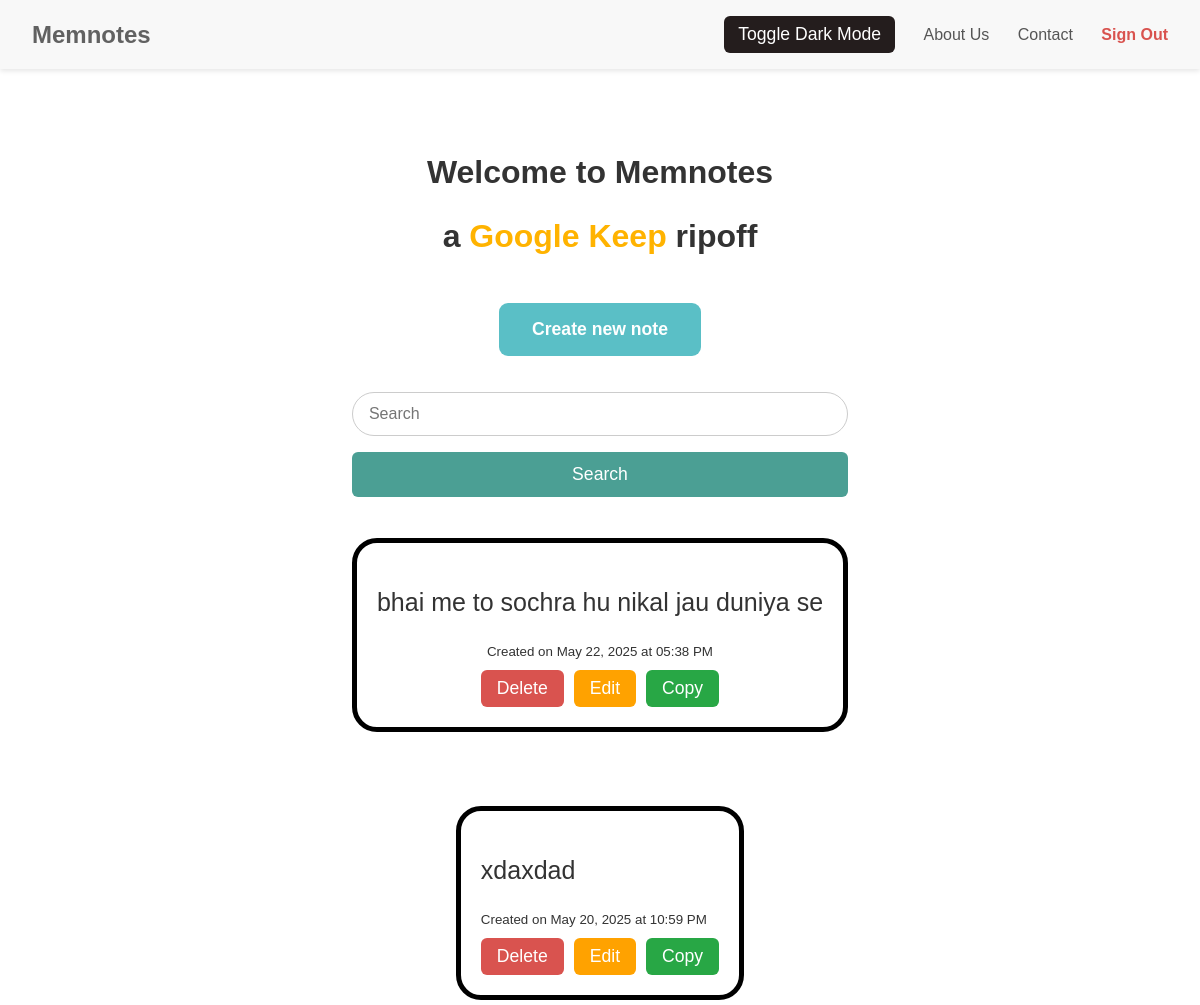
The page / (signed in) on the database its author committed.
### tables this page shows
CREATE TABLE notes (
            id INTEGER PRIMARY KEY AUTOINCREMENT,
            title TEXT UNIQUE NOT NULL,
            content TEXT NOT NULL,
            username TEXT NOT NULL,
            time TIMESTAMP NOT NULL,
            code TEXT NOT NULL
        );

### api.py (the view)
@app.route("/")
def index():
    username = session.get("username")
    if (not username) or username not in all_users():
        return redirect(url_for("login"))
    with sqlite3.connect(DATABASE) as conn:
        raw_notes = conn.execute(
            "SELECT title, content, time, code FROM notes WHERE username = ? ORDER BY time DESC",
            (username,)
        ).fetchall()
    notes = [
        (title, content, datetime.strptime(time, "%Y-%m-%d %H:%M:%S.%f").strftime("%b %d, %Y at %I:%M %p"), code)
        for title, content, time, code in raw_notes
    ]
    if not request.args.get('query'):
        return render_template("index.html", username=username, notes=notes, show_search_box=True)
    with sqlite3.connect(DATABASE) as conn:
        queried_notes = search.search_notes(request.args.get('query'), username, conn)
    return render_template("index.html", username=username, notes=queried_notes, show_search_box=False, query=request.args.get('query'))

### api.py (called while the page is built)
def all_users():
    with sqlite3.connect(DATABASE) as conn:
        cur = conn.execute("SELECT username FROM users")
        return [x[0] for x in cur.fetchall()]

### templates/index.html (shortened to what this page needs)
<!DOCTYPE html>
<html lang="en">
<head>
</head>
<body>
  <header class="navbar">
    <div class="logo"><a style="color: #0000009b; text-decoration: none;" href="/" class="logo-link">Memnotes</a></div>
    <nav class="nav-links">
      <button id="darkModeToggle" style="color: #ffffff; background-color: #241d1d; margin-left: 2rem; padding: 8px 14px; border-radius: 6px; border: none; cursor: pointer;">
  Toggle Dark Mode
</button>
      <a href="/about">About Us</a>
      <a href="/contact">Contact</a>
      {% if username %}
        <a href="/logout" style="margin-left: 1.5rem; font-weight: 700; color: #d9534f;">Sign Out</a>
      {% else %}
        <a href="/login" style="margin-left: 1.5rem; font-weight: 700; color: #0366d6;">Login</a>
        <a href="/signup" style="margin-left: 1.5rem; font-weight: 700; color: #0366d6;">Sign Up</a>
      {% endif %}
    </nav>
  </header>
  <div class="container">
    <h1>Welcome to Memnotes</h1>
    <h2>a <strong style="color:#ffb300;">Google Keep</strong> ripoff</h2>
    {% if not notes %}
      <div class="cta">
        <p style="font-size: 1.5rem;">Hi <strong style="color: #28a745;">{{ username }}</strong>, you haven't created any notes yet.</p>
                <button id="bottone1" onclick="document.location='/create'"><strong>Create new note</strong></button>
      </div>
    {% else %}
      <div class="cta">
        <button id="bottone1" onclick="document.location='/create'"><strong>Create new note</strong></button>
      </div>
      <br><br>
      {% if show_search_box %}
  <form method="GET" action="">
    <input type="text" name="query" placeholder="Search" required style="border-radius: 30px;" />
    <button type="submit">Search</button>
  </form>
{% endif %}
      <br><br>
      {% for note in notes %}
  <div style="border: 5px solid #000000; border-radius: 25px; padding: 20px; margin: 5px auto; max-width: 600px;">
    <p class="note-content" style="font-size: 25px;">{{ note[1] }}</p>
    <small>Created on {{ note[2] }}</small>
    <div style="display: flex; justify-content: center; gap: 10px; margin-top: 10px;">
      <form action="/delete_note" method="POST">
        <button type="submit" style="background-color: #d9534f; color: white; padding: 8px 16px; border: none; border-radius: 6px; cursor: pointer;">Delete</button>
      </form>
      <form action="/edit?id={{ note[3] }}" method="POST">
        <button type="submit" style="background-color: #ffa200; color: white; padding: 8px 16px; border: none; border-radius: 6px; cursor: pointer;">Edit</button>
      </form>
      <button onclick="copyToClipboard(this.parentElement.parentElement.querySelector('.note-content').innerText)" style="background-color: #28a745; color: white; padding: 8px 16px; border: none; border-radius: 6px; cursor: pointer;">Copy</button>
    </div>
  </div>
  </div>
{% endfor %}
    {% endif %}
</body>
</html>

### templates/index.html (style rules this page uses)
#bottone1 { padding-left: 33px; padding-right: 33px; padding-bottom: 16px; padding-top: 16px; border-radius: 9px; background: rgba(44, 173, 182, 0.782); border: none; font-family: inherit; text-align: center; cursor: pointer; transition: 0.4s; }
body { margin: 0; font-family: 'SF Pro', sans-serif; background-color: #ffffff; }
.navbar { display: flex; justify-content: space-between; align-items: center; background-color: #f8f8f8; padding: 1rem 2rem; box-shadow: 0 2px 5px rgba(0, 0, 0, 0.1); position: sticky; top: 0; z-index: 1000; }
.navbar .logo { font-size: 1.5rem; font-weight: bold; color: #333; }
.navbar .nav-links a { margin-left: 1.5rem; text-decoration: none; color: #555; font-weight: 500; }
.container { max-width: 800px; margin: 4rem auto; padding: 0 1rem; text-align: center; }
.cta { margin-top: 3rem; font-size: 1.25rem; }
body { margin: 0; font-family: 'SF Pro', sans-serif; background: #fff; color: #333; display: flex; flex-direction: column; min-height: 100vh; }
.navbar { display: flex; justify-content: space-between; align-items: center; background-color: #f8f8f8; padding: 1rem 2rem; box-shadow: 0 2px 5px rgba(0,0,0,0.1); }
h2 { margin-bottom: 1.5rem; font-size: 2rem; }
form { display: flex; flex-direction: column; }
input[type="text"], input[type="password"] { padding: 0.75rem 1rem; margin-bottom: 1rem; border: 1px solid #ccc; border-radius: 6px; font-size: 1rem; }
button { padding: 0.75rem 1rem; font-size: 1.1rem; background-color: #4b9f94; color: white; border: none; border-radius: 6px; cursor: pointer; transition: background-color 0.3s ease; }

### rows shown on the page
notes: content "bhai me to sochra hu nikal jau duniya se", note "May 22, 2025 at 05:38 PM"
notes: content "xdaxdad", note "May 20, 2025 at 10:59 PM"
